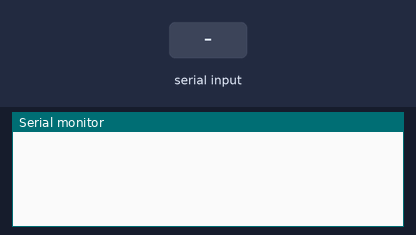
Recording of a sketch running on a simulated Arduino Uno, built with avr-gcc and run on an emulated ATmega328P. Parts: the last lines printed to the serial monitor. Inputs (shaded band) come from the test bench.

Above: at 1.2 s.
1.3 s: byte 30 received over Serial
At 2.4 s:
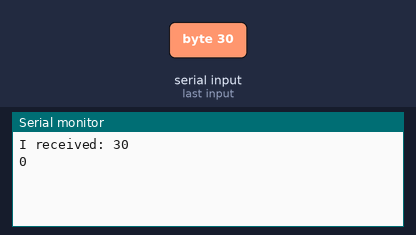
2.9 s: byte 90 received over Serial
At 3.6 s:
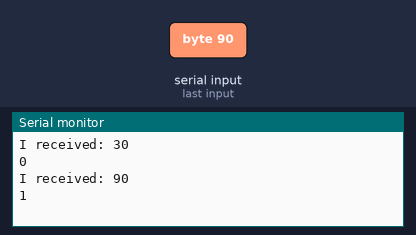
4.4 s: byte 120 received over Serial
At 4.7 s:
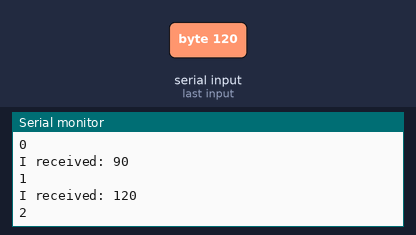

Measured:
- after the input at 1.3 s, the serial monitor: prints a new line after 0.10 s (image 1)
- after the input at 2.9 s, the serial monitor: prints a new line after 0.10 s (image 2)
- after the input at 4.4 s, the serial monitor: prints a new line at once (image 3)

The sketch:

serialTest.ino
```cpp
int count;
int incomingByte = 0;   // for incoming serial data

void setup() {
  // put your setup code here, to run once:

  Serial.begin(9600);

  count = 0;

}

void loop() {
  // put your main code here, to run repeatedly:


// send data only when you receive data:
        if (Serial.available() > 0) {
                // read the incoming byte:
                incomingByte = Serial.read();

                // say what you got:
                Serial.print("I received: ");
                Serial.println(incomingByte, DEC);

          Serial.println(count);
                count++;
        }


  delay(100);

}
```
